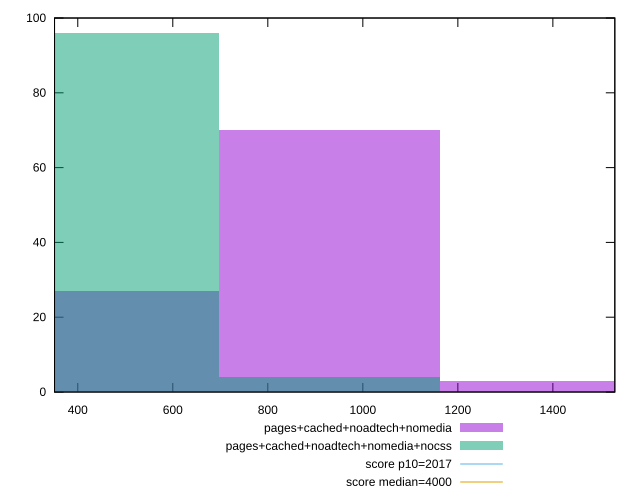

This figure's gnuplot source:
reset

$pagesCachedNoadtechNomedia <<EOF
930.2430467812268 70
465.1215233906134 27
1395.3645701718401 3
EOF

$pagesCachedNoadtechNomediaNocss <<EOF
465.1215233906134 96
930.2430467812268 4
EOF

set key outside below
set boxwidth 465.1215233906134
set xrange [351.076:1530.4080000000008]
set yrange [0:100]
set trange [0:100]
set style fill transparent solid 0.5 noborder

set parametric
set terminal svg size 640, 500 enhanced background rgb 'white'
set output "report_00017_2021-02-10T15-08-03.406Z/mainthread-work-breakdown/comparison/histogram/3_vs_4.svg"

plot $pagesCachedNoadtechNomedia title "pages+cached+noadtech+nomedia" with boxes, \
     $pagesCachedNoadtechNomediaNocss title "pages+cached+noadtech+nomedia+nocss" with boxes, \
     2017,t title "score p10=2017", \
     4000,t title "score median=4000"

reset
